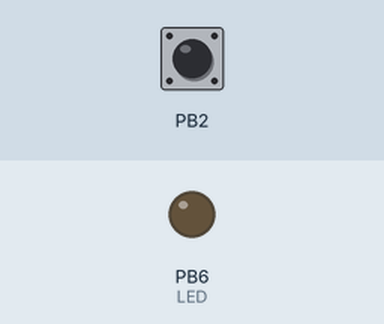
Recording of a program running on a simulated ATmega32, built with avr-gcc and emulated at 16 MHz. Shown: output pins drawn as LEDs (lit = HIGH). The test bench sets the inputs (shaded band); at power-on: PB2 HIGH. Sleep ends after the set time or at an interrupt.

Above: at 1.2 s.
1.3 s: PB2 pulled LOW for 0.15 s
At 2.3 s:
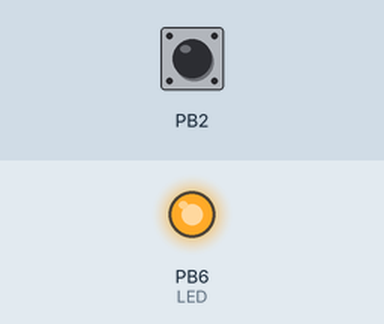
4.4 s: PB2 pulled LOW for 1 s
At 7.4 s:
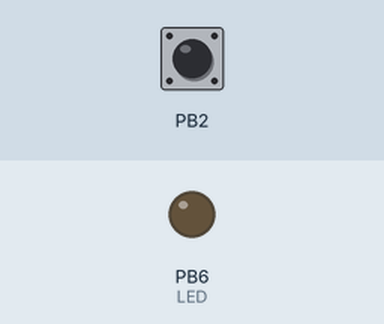
7.9 s: PB2 pulled LOW for 3.2 s
At 8.5 s:
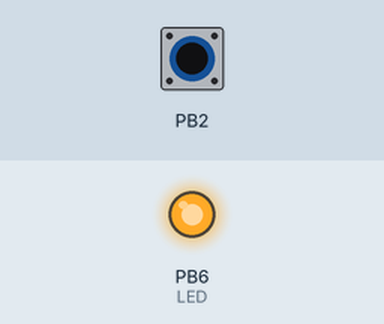
Timing chart, 0 to 11.4 s (numbered marks = the images above; inputs shaded):
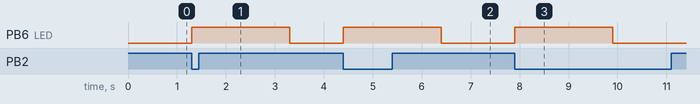

The program:

main.c
```c
#include <avr/io.h>
#include <avr/interrupt.h>

#define F_CPU 16000000UL
#include <util/delay.h>

ISR(INT2_vect) {
}

static void configurePortPins() {
	DDRB |= (1<<PB6); // Output LED
	DDRB &= ~(1<<PB2); // INT2 input
	PORTB |= (1<<PB2); // pull-up for INT2
}

static void configureInterrupts() {
	// Enable interrupt on falling edge of INT2
	MCUCSR &= ~(1<<ISC2);
	GICR |= (1<<INT2);

	// Enable interrupts globally
	sei();
}

static void setSleepModePowerDown() {
	MCUCR &= ~(1<<SM2);
	MCUCR |= (1<<SM1);
	MCUCR &= ~(1<<SM0);
}

static void enterSleepMode() {
	MCUCR |= (1<<SE);
	asm volatile("sleep");
}

static void disableSleepMode() {
	MCUCR &= ~(1<<SE);
}

static void toggleLED() {
	PORTB |= (1<<PB6);
	_delay_ms(2000);
	PORTB &= ~(1<<PB6);
}

int main(void) {
	configurePortPins();
	configureInterrupts();

	while(1) {
		setSleepModePowerDown();
		enterSleepMode();
		disableSleepMode();
		toggleLED();
	}

	return 0;
}
```

Measured:
- after the input at 1.3 s, PB6 (LED): LOW → HIGH at once, → LOW 2.0 s later
- after the input at 4.4 s, PB6 (LED): LOW → HIGH at once, → LOW 2.0 s later
- after the input at 7.9 s, PB6 (LED): LOW → HIGH at once, → LOW 2.0 s later
